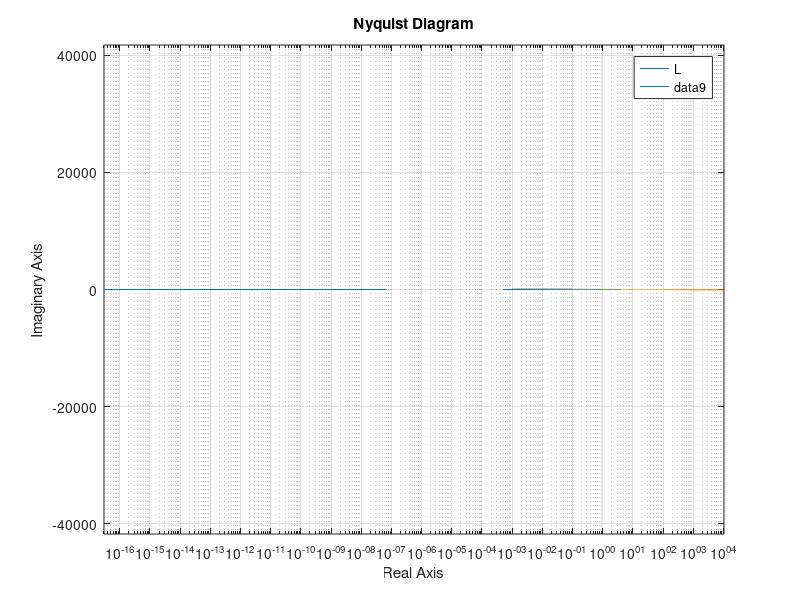

The MATLAB script that drew this image:
s = tf('s');
P = 10/(s*(100*s+1)*(0.1*s+1));
poli_P  = pole(P);
% The system is marginally BIBO stable (not strictly stable), because it has a pole at 0, 
% while the other poles are in the left half-plane (C_).
% The first constraint is the algebraic one: S + T = 1, at all frequencies.
% The second constraint is due to the pole at 0, which we know will 
% transfer to the open-loop L (L must also have a pole at 0 to respect the first condition of internal stability in the closed-loop).
% The Internal Model Principle (IMP) states that to perfectly track a reference, we need the poles of the reference 
% to be present either in the poles of the Plant or in the poles of the compensator.
% Since a unit step has a pole at 0 (1/s), and we already have it in P => tracking is guaranteed for any stabilizing controller.
Ws = 2100/(s/0.1+1)^2; 
%%
bodemag(Ws, P);
% We notice that at the end of the low frequencies (the interval where we would like to have performance) there is a 40db difference.
% This means that our C has to push hard to compensate for this

%%
%%
Wt = s/100/(s/1000+1);
bodemag(Wt, Ws, tf(1,1)) ;
% the 2 intersect under 1, so the necessary condition is respected. This condition is necessary, because at least one of Ws and Wt has to be <1 at any frequency.
% If both were > 1, that would mean that at that frequency, both S and T would be small, and this would break S + T = 1
% w2 = 100(w2 is where Wt = 1), which means that the medium freq band is [e-1, e2], so we have 3 decades.
% After some calculations, we have to lose about 60dB so this band BARELY allows us to use the -20db/dec slope.
%%
C1 = 12*(100*s+1)*(0.1*s+1)/((s/100+1)*(s/1000+1)*(s/100000+1))*(s+2)/(s+0.5)*0.5/2;
%C1 is proper so it attenuates the noise and shocks coming with the command, which take place at high frequencies, where C1 is a low pass filter.
L = P*C1;
[M1, ~] = bode(Wt, 0.1);
[M2, ~] = bode(Ws, 100);
R_jf = Ws/(1-M1);
R_if = (1-M2)/Wt;
%here we created the margins for our conditions. So L has to be above R_jf, and below R_if in their respective intervals.
bodemag(R_jf, {1e-3,1e-1});
hold on;
bodemag(R_if, {1e2, 1e4});
bodemag(L, {1e-3, 1e4});
%%
nyquist(L)
% from the nyquist plot we extract the phase margain : 61, more than enough
%%
S = feedback(1, P*C1);
%bode(S);
norm(S, inf) % = 1.2217 => Mv > 0.5
% this value happens because of the WaterBed effect. We anticipated it at the beggining of our project, when we said that C has to push hard to compensate the difference betwen Ws and P
nyquist(L); %CLOSED LOOP STABLE: YES
%%
T = 1-S;
w = logspace(-3, 4, 1e4);
[Mperf, ~] = bode(Ws*S, w);
[Mrob, ~] = bode(Wt*T, w);
vector_suma = squeeze(Mrob) + squeeze(Mperf);
plot(log10(w), vector_suma)
gamma_prob = max(vector_suma) %this is below 1, so we have robust performance.
